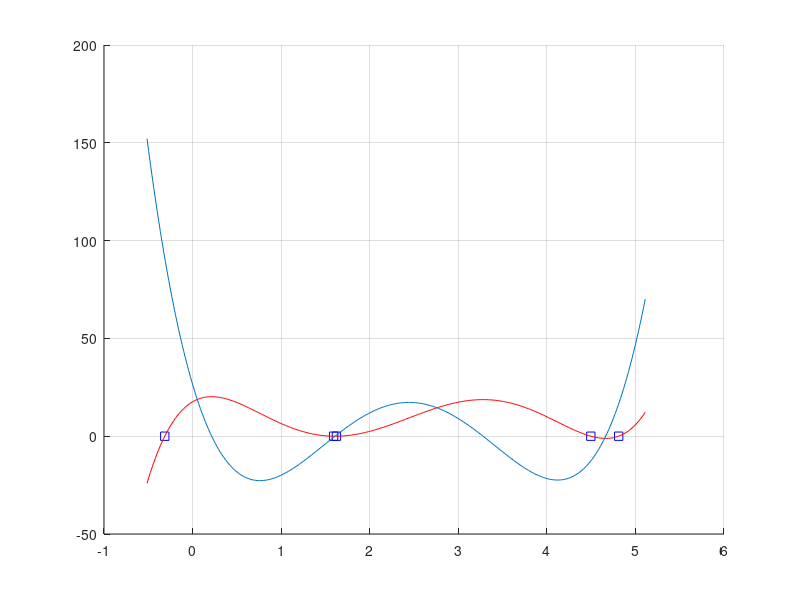

Here is the MATLAB script that generated this plot:
clear;clc;
x1=0;
x2=4;
S=5;
P=2;

p = rand(P,1)*(x2-x1)+x1;
p = sort([p; x1-rand(1,1);x2+rand(2,1)]);
wl = poly(p);
pwl = polyder(wl);

X= linspace(min(p)-0.2,max(p)+0.3,300);
figure, hold on, grid on
plot(p,zeros(size(p)),'bs')
plot(X,polyval(wl,X),'r')
plot(X,polyval(pwl,X))



[dump, r]=deconv(wl,pwl)
iter=0;
for i=1:1:length(r)
    if (r(i)~=0)
        iter=iter +1;
    end
end
resz=(r((end-iter+1):end)).*(-1)

% f1=-reszta(a/pa)
% f2=-reszta(f1/pa)
% f3=-reszta(f2/pa)
% f4=-reszta(f3/pa)
% f5=-reszta(f4/pa)

[dump, r2]=deconv(pwl,resz)
iter=0;
for i=1:1:length(r2)
    if (r(i)~=0)
        iter=iter +1;
    end
end
resz2=r2((end-iter+1):end).*(-1)


[dump, r3]=deconv(resz,resz2)
iter=0;
for i=1:1:length(r3)
    if (r(i)~=0)
        iter=iter +1;
    end
end
resz3=r3((end-iter+1):end).*(-1)


[dump, r4]=deconv(resz2,resz3)
iter=0;
for i=1:1:length(r4)
    if (r(i)~=0)
        iter=iter +1;
    end
end
resz4=r4((end-iter+1):end).*(-1)


[dump, r5]=deconv(resz3,resz4)
iter=0;
for i=1:1:length(r5)
    if (r(i)~=0)
        iter=iter +1;
    end
end
resz5=r5((end-iter+1):end).*(-1)